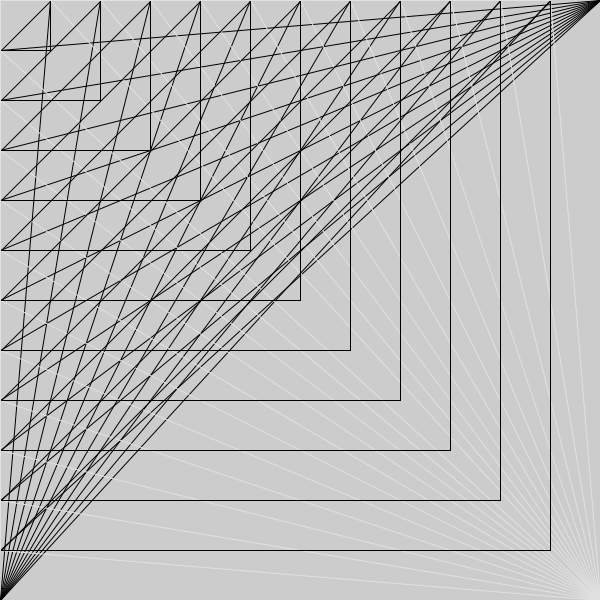
Frame 1 (no input)
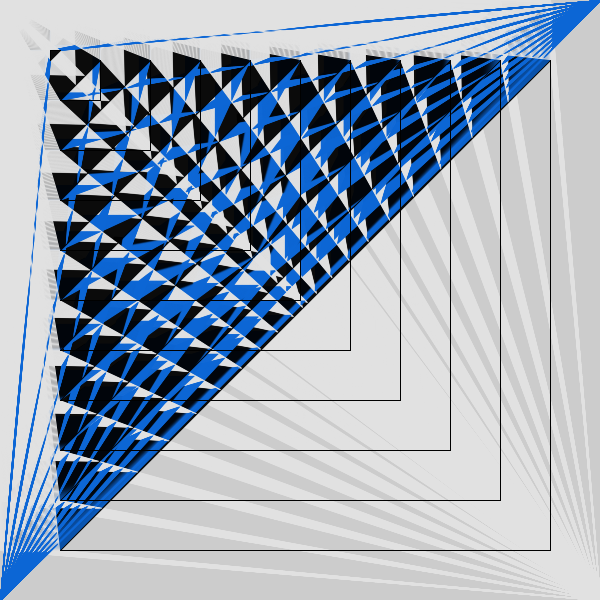
Frame 60 (the mouse pressed at the canvas centre just before this capture)
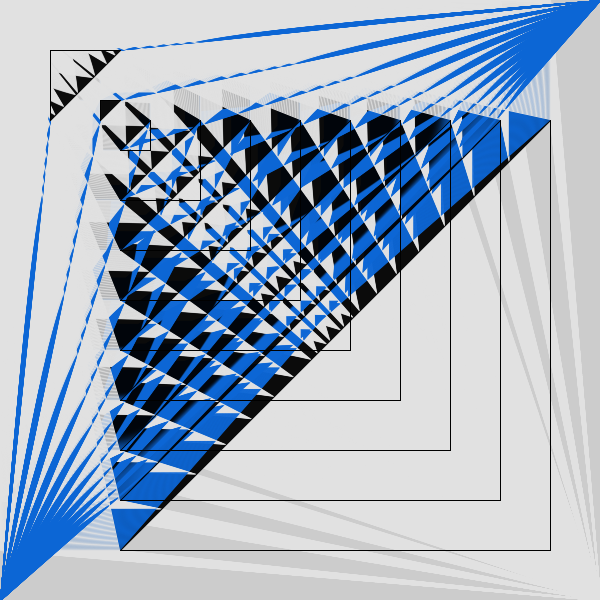
Frame 120 (the mouse held since frame 60 and released just before this capture)

The Processing sketch that drew these frames (run headless with seeded random() and noise(); from frame 60 on, the mouse is pressed at the canvas centre):

// Processing sketch: processing_155454
// ── processing_155454.pde

color c = color(0);
float x = 0;
float y = 100;
float speed = 1;

void setup() {
  size(600,600);

}

void draw() {
  
  
line (0,600,50,x);
line (0,600,100,x);
line (0,600,150,x);
line (0,600,200,x);
line (0,600,250,x);
line (0,600,300,x);
line (0,600,350,x);
line (0,600,400,x);
line (0,600,450,x);
line (0,600,500,x);
line (0,600,550,x);


line (600,0,x,50);
line (600,0,x,100);
line (600,0,x,150);
line (600,0,x,200);
line (600,0,x,250);
line (600,0,x,300);
line (600,0,x,350);
line (600,0,x,400);
line (600,0,x,450);
line (600,0,x,500);
line (600,0,x,550);
stroke (225);
 
line (0,0,x,50);
line (0,0,50,x);
line (0,0,100,x);
line (0,0,x,100);
line (0,0,150,x);
line (0,0,x,150);
line (0,0,200,x);
line (0,0,x,200);
line (0,0,x,250);
line (0,0,250,x);
line (0,0,300,x);
line (0,0,x,300);
line (0,0,350,x);
line (0,0,x,350);
line (0,0,400,x);
line (0,0,x,400);
line (0,0,x,450);
line (0,0,450,x);
line (0,0,500,x);
line (0,0,x,500);
line (0,0,550,x);
line (0,0,x,550);

line (600,600,x,50);
line (600,600,50,x);
line (600,600,100,x);
line (600,600,x,100);
line (600,600,150,x);
line (600,600,x,150);
line (600,600,200,x);
line (600,600,x,200);
line (600,600,x,250);
line (600,600,250,x);
line (600,600,300,x);
line (600,600,x,300);
line (600,600,350,x);
line (600,600,x,350);
line (600,600,400,x);
line (600,600,x,400);
line (600,600,x,450);
line (600,600,450,x);
line (600,600,500,x);
line (600,600,x,500);
line (600,600,550,x);
line (600,600,x,550);


stroke (225);

  
  move();
  display();
}

void move() {
  x = x + speed;
  if (x > width) {
    x = 0;
  }
}

void display() {
  stroke (0);
 line(300,x,x,300);
  line(300,x,300,300);
  line(300,300,x,300);
  
  line(250,x,x,250);
  line(250,x,250,250);
  line(250,250,x,250);
  
  line(150,x,150,150);
  line(150,x,x,150);
  line(150,150,x,150);
  
  line(200,x,x,200);
  line(200,x,200,200);
  line(200,200,x,200);
  
  line(50,x,x,50);
  line(50,x,50,50);
  line(50,50,x,50);
  
  line(450,x,x,450);
  line(450,x,450,450);
  line(450,450,x,450);
  
  line(100,x,x,100);
  line(100,x,100,100);
  line(100,100,x,100);
  
  line (350,x,x,350);
  line (350,x,350,350);
  line (350,350,x,350);
  
   line(400,x,x,400);
  line(400,x,400,400);
  line(400,400,x,400);
  
  line (500,x,x,500);
  line (500,x,500,500);
  line (500,500,x,500);
  
  line (550,x,x,550);
  line (550,x,550,550);
  line (550,550,x,550);
  
 stroke(12,102,213);
  
  
}
